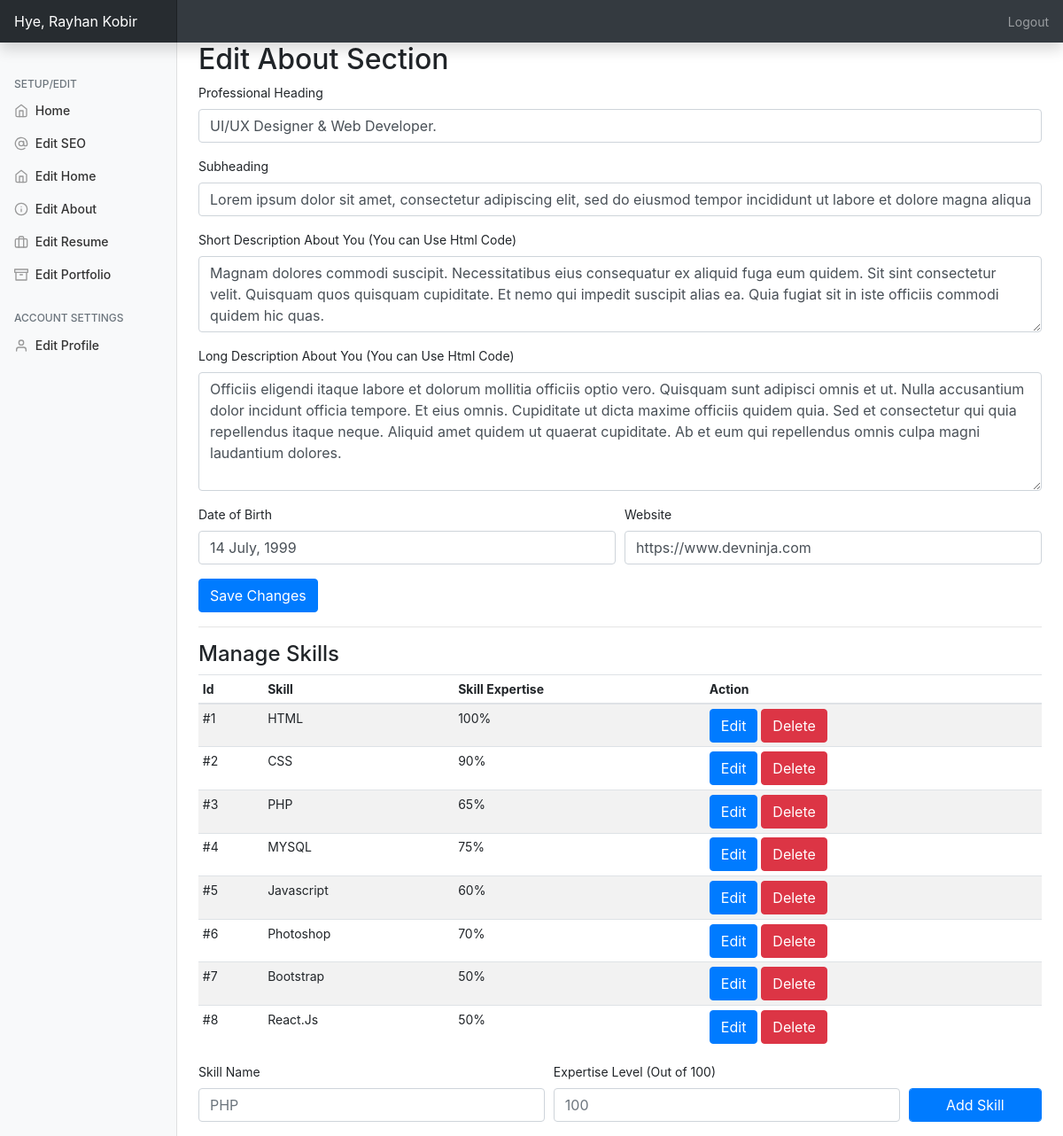
Page /admin/?editabout=true (signed in) on the committed database.
### tables this page shows
CREATE TABLE `personal_setup` (
  `id` int(11) NOT NULL,
  `profilepic` varchar(250) NOT NULL,
  `name` varchar(250) NOT NULL,
  `twitter` varchar(200) NOT NULL,
  `facebook` varchar(200) NOT NULL,
  `instagram` varchar(200) NOT NULL,
  `skype` varchar(200) NOT NULL,
  `linkedin` varchar(200) NOT NULL,
  `github` varchar(200) NOT NULL,
  `homewallpaper` varchar(200) NOT NULL,
  `professions` varchar(200) NOT NULL,
  `location` text NOT NULL,
  `mobile` varchar(200) NOT NULL,
  `emailid` varchar(200) NOT NULL
);

CREATE TABLE `aboutus_setup` (
  `id` int(11) NOT NULL,
  `shortdesc` text NOT NULL,
  `heading` text NOT NULL,
  `subheading` text NOT NULL,
  `longdesc` text NOT NULL,
  `website` varchar(250) NOT NULL,
  `dob` varchar(250) NOT NULL
);

CREATE TABLE `skills` (
  `id` int(11) NOT NULL,
  `skill` varchar(250) NOT NULL,
  `score` varchar(250) NOT NULL
);

### admin/php/about.php (the view, shortened to what this page needs)
<h2>Edit About Section</h2>
         <form method="post" action="php/uabout.php">
         <div class="form-row">
             <div class="form-group col-md-12">
    <label for="ptitle">Professional Heading</label>
    <input type="text" name="ptitle" value="<?=$data['heading']?>" class="form-control" id="ptitle" placeholder="Web Developer/PHP Developer">
  </div>
        <div class="form-group col-md-12">
    <label for="psubtitle">Subheading</label>
    <input type="text" name="psubtitle" value="<?=$data['subheading']?>" class="form-control" id="psubtitle" placeholder="Currently Working at Hedkey Pvt. Ltd.">
  </div>
    <div class="form-group col-md-12">
    <label for="exampleFormControlTextarea1">Short Description About You (You can Use Html Code)</label>
    <textarea class="form-control" name="shortdesc" id="exampleFormControlTextarea1" rows="3" placeholder="I am ambitious and driven. I thrive on challenge and constantly set goals for myself, so I have something to strive towards. I'm not comfortable with settling, and I'm always looking for an opportunity to do better and achieve greatness. In my previous role, I was promoted three times in less than two years."><?=$data['shortdesc'];?></textarea>
  </div>
        <div class="form-group col-md-12">
    <label for="exampleFormControlTextarea1">Long Description About You (You can Use Html Code)</label>
    <textarea class="form-control" id="exampleFormControlTextarea1" rows="5" name="longdesc" placeholder="I am a person who is positive about every aspect of life. There are many things I like to do, to see, and to experience. I like to read, I like to write; I like to think, I like to dream; I like to talk, I like to listen. I like to see the sunrise in the morning, I like to see the moonlight at night; I like to feel the music flowing on my face, I like to smell the wind coming from the ocean. I like to look at the clouds in the sky with a blank mind, I like to do thought experiment when I cannot sleep in the middle of the night. I like flowers in spring, rain in summer, leaves in autumn, and snow in winter. I like to sleep early, I like to get up late; I like to be alone, I like to be surrounded by people. I like country’s peace, I like metropolis’ noise; I like the beautiful west lake in Hangzhou, I like the flat cornfield in Champaign. I like delicious food and comfortable shoes; I like good books and romantic movies. I like the land and the nature, I like people. And, I like to laugh."><?=$data['longdesc'];?>
    </textarea>
  </div>
        <div class="form-group col-md-6">
    <label for="bd">Date of Birth</label>
    <input type="text" name="dob" value="<?=$data['dob']?>" class="form-control" id="dob" placeholder="14 July, 1999">
  </div>
        <div class="form-group col-md-6">
    <label for="website">Website</label>
    <input type="text" name="website" value="<?=$data['website']?>" class="form-control" id="website" placeholder="https://www.devninja.com">
  </div>
         </div>
         <input type="submit" name="save" class="btn btn-primary" value="Save Changes">
         </form>
         <hr>
         <h4 ID="skillsection">Manage Skills</h4>
         <table class="table table-striped table-sm">
          <thead>
            <tr>
              <th>Id</th>
              <th>Skill</th>
              <th>Skill Expertise</th>
              <th>Action</th>
            </tr>
          </thead>
          <tbody>
         <?php
$query2="SELECT * FROM skills";
$queryrun2=mysqli_query($db,$query2);
$count=1;
while($data2=mysqli_fetch_array($queryrun2)){
    ?>
     <tr>
          <td>#<?=$count?></td>
              <td><?=$data2['skill']?></td>
         <td><?=$data2['score']?>%</td>
         <td><button type="button" class="btn btn-primary" data-toggle="modal" data-target="#modal<?=$data2['id']?>">
  Edit
</button> <a href="php/supdate.php?del=<?=$data2['id']?>"><button type="button" class="btn btn-danger" data-toggle="modal" data-target="#exampleModal">
  Delete
             </button></a></td>
            </tr>
         <?php $count++;
} ?>
             </tbody></table>
             <form action="php/supdate.php" method="post">
                 <div class="form-row">
                     <div class="form-group col-md-5">
    <label for="sn">Skill Name</label>
    <input type="text" name="skill" class="form-control" id="website" placeholder="PHP" required>
  </div><div class="form-group col-md-5">
    <label for="website">Expertise Level (Out of 100)</label>
    <input type="text" name="score" class="form-control" id="website" placeholder="100" required>
  </div>
   <div class="form-group col-md-2">
     <label class="text-white">submit</label>
      <input type="submit" name="addskill" class="btn btn-primary form-control" value="Add Skill">
   </div>
                 </div>
             </form>

### admin/css/dashboard.css (style rules this page uses)
body { font-size: .875rem; }

### rows in the picture
personal_setup: ptitle "UI/UX Designer & Web Developer.", psubtitle "Lorem ipsum dolor sit amet, consectetur adipiscing elit, sed do eiusmod tempor incididunt ut labore et dolore magna aliqua.", shortdesc "Magnam dolores commodi suscipit. Necessitatibus eius consequatur ex aliquid fuga eum quidem. Sit sint consectetur velit. Quisquam quos quisquam cupiditate. Et nemo qui impedit suscipit alias ea. Quia fugiat sit in iste officiis commodi quidem hic quas.", longdesc "Officiis eligendi itaque labore et dolorum mollitia officiis optio vero. Quisquam sunt adipisci omnis et ut. Nulla accusantium dolor incidunt officia tempore. Et eius omnis. Cupiditate ut dicta maxime officiis quidem quia. Sed et consectetur qui quia repellendus itaque neque. Aliquid amet quidem ut quaerat cupiditate. Ab et eum qui repellendus omnis culpa magni laudantium dolores.", dob "14 July, 1999", website "https://www.devninja.com"
skills: skill "HTML", score "100"
skills: skill "CSS", score "90"
skills: skill "PHP", score "65"
skills: skill "MYSQL", score "75"
skills: skill "Javascript", score "60"
skills: skill "Photoshop", score "70"
skills: skill "Bootstrap", score "50"
skills: skill "React.Js", score "50"

### other values in the picture
$_SESSION['username'] "Rayhan Kobir"
